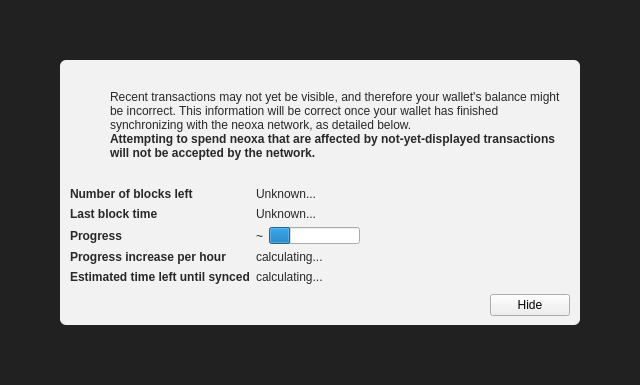
<?xml version="1.0" encoding="UTF-8"?>
<ui version="4.0">
 <class>ModalOverlay</class>
 <widget class="ModalOverlay" name="ModalOverlay">
  <property name="geometry">
   <rect>
    <x>0</x>
    <y>0</y>
    <width>640</width>
    <height>385</height>
   </rect>
  </property>
  <property name="windowTitle">
   <string>Form</string>
  </property>
  <layout class="QVBoxLayout" name="verticalLayout" stretch="0">
   <property name="sizeConstraint">
    <enum>QLayout::SetDefaultConstraint</enum>
   </property>
   <property name="leftMargin">
    <number>0</number>
   </property>
   <property name="topMargin">
    <number>0</number>
   </property>
   <property name="rightMargin">
    <number>0</number>
   </property>
   <property name="bottomMargin">
    <number>0</number>
   </property>
   <item>
    <widget class="QWidget" name="bgWidget" native="true">
     <property name="styleSheet">
      <string notr="true">#bgWidget { background: rgba(0,0,0,220); }</string>
     </property>
     <layout class="QVBoxLayout" name="verticalLayoutMain" stretch="1">
      <property name="leftMargin">
       <number>60</number>
      </property>
      <property name="topMargin">
       <number>60</number>
      </property>
      <property name="rightMargin">
       <number>60</number>
      </property>
      <property name="bottomMargin">
       <number>60</number>
      </property>
      <item>
       <widget class="QWidget" name="contentWidget" native="true">
        <property name="styleSheet">
         <string notr="true">#contentWidget { background: rgba(255,255,255,240); border-radius: 6px; }

QLabel { color: rgb(40,40,40);  }</string>
        </property>
        <layout class="QVBoxLayout" name="verticalLayoutSub" stretch="1,0,0,0">
         <property name="spacing">
          <number>0</number>
         </property>
         <property name="leftMargin">
          <number>10</number>
         </property>
         <property name="topMargin">
          <number>10</number>
         </property>
         <property name="rightMargin">
          <number>10</number>
         </property>
         <property name="bottomMargin">
          <number>10</number>
         </property>
         <item>
          <layout class="QHBoxLayout" name="horizontalLayoutIconText" stretch="0,1">
           <property name="topMargin">
            <number>20</number>
           </property>
           <item>
            <layout class="QVBoxLayout" name="verticalLayoutIcon">
             <property name="leftMargin">
              <number>0</number>
             </property>
             <item>
              <widget class="QPushButton" name="warningIcon">
               <property name="enabled">
                <bool>false</bool>
               </property>
               <property name="text">
                <string/>
               </property>
               <property name="icon">
                <iconset>
                 <normaloff>:/icons/warning</normaloff>
                 <disabledoff>:/icons/warning</disabledoff>:/icons/warning</iconset>
               </property>
               <property name="iconSize">
                <size>
                 <width>48</width>
                 <height>48</height>
                </size>
               </property>
               <property name="flat">
                <bool>true</bool>
               </property>
              </widget>
             </item>
             <item>
              <spacer name="verticalSpacerWarningIcon">
               <property name="orientation">
                <enum>Qt::Vertical</enum>
               </property>
               <property name="sizeHint" stdset="0">
                <size>
                 <width>20</width>
                 <height>40</height>
                </size>
               </property>
              </spacer>
             </item>
            </layout>
           </item>
           <item>
            <layout class="QVBoxLayout" name="verticalLayoutInfoText">
             <property name="leftMargin">
              <number>0</number>
             </property>
             <property name="topMargin">
              <number>0</number>
             </property>
             <item>
              <widget class="QLabel" name="infoText">
               <property name="text">
                <string>Recent transactions may not yet be visible, and therefore your wallet's balance might be incorrect. This information will be correct once your wallet has finished synchronizing with the neoxa network, as detailed below.</string>
               </property>
               <property name="textFormat">
                <enum>Qt::RichText</enum>
               </property>
               <property name="wordWrap">
                <bool>true</bool>
               </property>
              </widget>
             </item>
             <item>
              <widget class="QLabel" name="infoTextStrong">
               <property name="font">
                <font>
                 <weight>75</weight>
                 <bold>true</bold>
                </font>
               </property>
               <property name="text">
                <string>Attempting to spend neoxa that are affected by not-yet-displayed transactions will not be accepted by the network.</string>
               </property>
               <property name="textFormat">
                <enum>Qt::RichText</enum>
               </property>
               <property name="wordWrap">
                <bool>true</bool>
               </property>
              </widget>
             </item>
             <item>
              <spacer name="verticalSpacerInTextSpace">
               <property name="orientation">
                <enum>Qt::Vertical</enum>
               </property>
               <property name="sizeHint" stdset="0">
                <size>
                 <width>20</width>
                 <height>40</height>
                </size>
               </property>
              </spacer>
             </item>
            </layout>
           </item>
          </layout>
         </item>
         <item>
          <spacer name="verticalSpacerAfterText">
           <property name="orientation">
            <enum>Qt::Vertical</enum>
           </property>
           <property name="sizeHint" stdset="0">
            <size>
             <width>20</width>
             <height>40</height>
            </size>
           </property>
          </spacer>
         </item>
         <item>
          <layout class="QFormLayout" name="formLayout">
           <property name="fieldGrowthPolicy">
            <enum>QFormLayout::FieldsStayAtSizeHint</enum>
           </property>
           <property name="horizontalSpacing">
            <number>6</number>
           </property>
           <property name="verticalSpacing">
            <number>6</number>
           </property>
           <property name="topMargin">
            <number>10</number>
           </property>
           <item row="0" column="0">
            <widget class="QLabel" name="labelNumberOfBlocksLeft">
             <property name="font">
              <font>
               <weight>75</weight>
               <bold>true</bold>
              </font>
             </property>
             <property name="text">
              <string>Number of blocks left</string>
             </property>
            </widget>
           </item>
           <item row="0" column="1">
            <widget class="QLabel" name="numberOfBlocksLeft">
             <property name="text">
              <string>Unknown...</string>
             </property>
            </widget>
           </item>
           <item row="1" column="0">
            <widget class="QLabel" name="labelLastBlockTime">
             <property name="font">
              <font>
               <weight>75</weight>
               <bold>true</bold>
              </font>
             </property>
             <property name="text">
              <string>Last block time</string>
             </property>
            </widget>
           </item>
           <item row="1" column="1">
            <widget class="QLabel" name="newestBlockDate">
             <property name="sizePolicy">
              <sizepolicy hsizetype="Maximum" vsizetype="Preferred">
               <horstretch>0</horstretch>
               <verstretch>0</verstretch>
              </sizepolicy>
             </property>
             <property name="text">
              <string>Unknown...</string>
             </property>
            </widget>
           </item>
           <item row="2" column="0">
            <widget class="QLabel" name="labelSyncDone">
             <property name="font">
              <font>
               <weight>75</weight>
               <bold>true</bold>
              </font>
             </property>
             <property name="text">
              <string>Progress</string>
             </property>
            </widget>
           </item>
           <item row="2" column="1">
            <layout class="QHBoxLayout" name="horizontalLayoutSync" stretch="0,1">
             <item>
              <widget class="QLabel" name="percentageProgress">
               <property name="text">
                <string notr="true">~</string>
               </property>
              </widget>
             </item>
             <item>
              <widget class="QProgressBar" name="progressBar">
               <property name="value">
                <number>24</number>
               </property>
               <property name="format">
                <string/>
               </property>
              </widget>
             </item>
            </layout>
           </item>
           <item row="4" column="0">
            <widget class="QLabel" name="labelProgressIncrease">
             <property name="font">
              <font>
               <weight>75</weight>
               <bold>true</bold>
              </font>
             </property>
             <property name="text">
              <string>Progress increase per hour</string>
             </property>
            </widget>
           </item>
           <item row="4" column="1">
            <widget class="QLabel" name="progressIncreasePerH">
             <property name="text">
              <string>calculating...</string>
             </property>
            </widget>
           </item>
           <item row="5" column="0">
            <widget class="QLabel" name="labelEstimatedTimeLeft">
             <property name="font">
              <font>
               <weight>75</weight>
               <bold>true</bold>
              </font>
             </property>
             <property name="text">
              <string>Estimated time left until synced</string>
             </property>
            </widget>
           </item>
           <item row="5" column="1">
            <widget class="QLabel" name="expectedTimeLeft">
             <property name="text">
              <string>calculating...</string>
             </property>
            </widget>
           </item>
          </layout>
         </item>
         <item>
          <layout class="QHBoxLayout" name="horizontalLayoutButtons">
           <property name="leftMargin">
            <number>10</number>
           </property>
           <property name="topMargin">
            <number>10</number>
           </property>
           <item>
            <spacer name="horizontalSpacer">
             <property name="orientation">
              <enum>Qt::Horizontal</enum>
             </property>
             <property name="sizeHint" stdset="0">
              <size>
               <width>40</width>
               <height>20</height>
              </size>
             </property>
            </spacer>
           </item>
           <item>
            <widget class="QPushButton" name="closeButton">
             <property name="text">
              <string>Hide</string>
             </property>
            </widget>
           </item>
          </layout>
         </item>
        </layout>
       </widget>
      </item>
     </layout>
    </widget>
   </item>
  </layout>
 </widget>
 <customwidgets>
  <customwidget>
   <class>ModalOverlay</class>
   <extends>QWidget</extends>
   <header>modaloverlay.h</header>
   <container>1</container>
  </customwidget>
 </customwidgets>
 <resources/>
 <connections/>
</ui>
